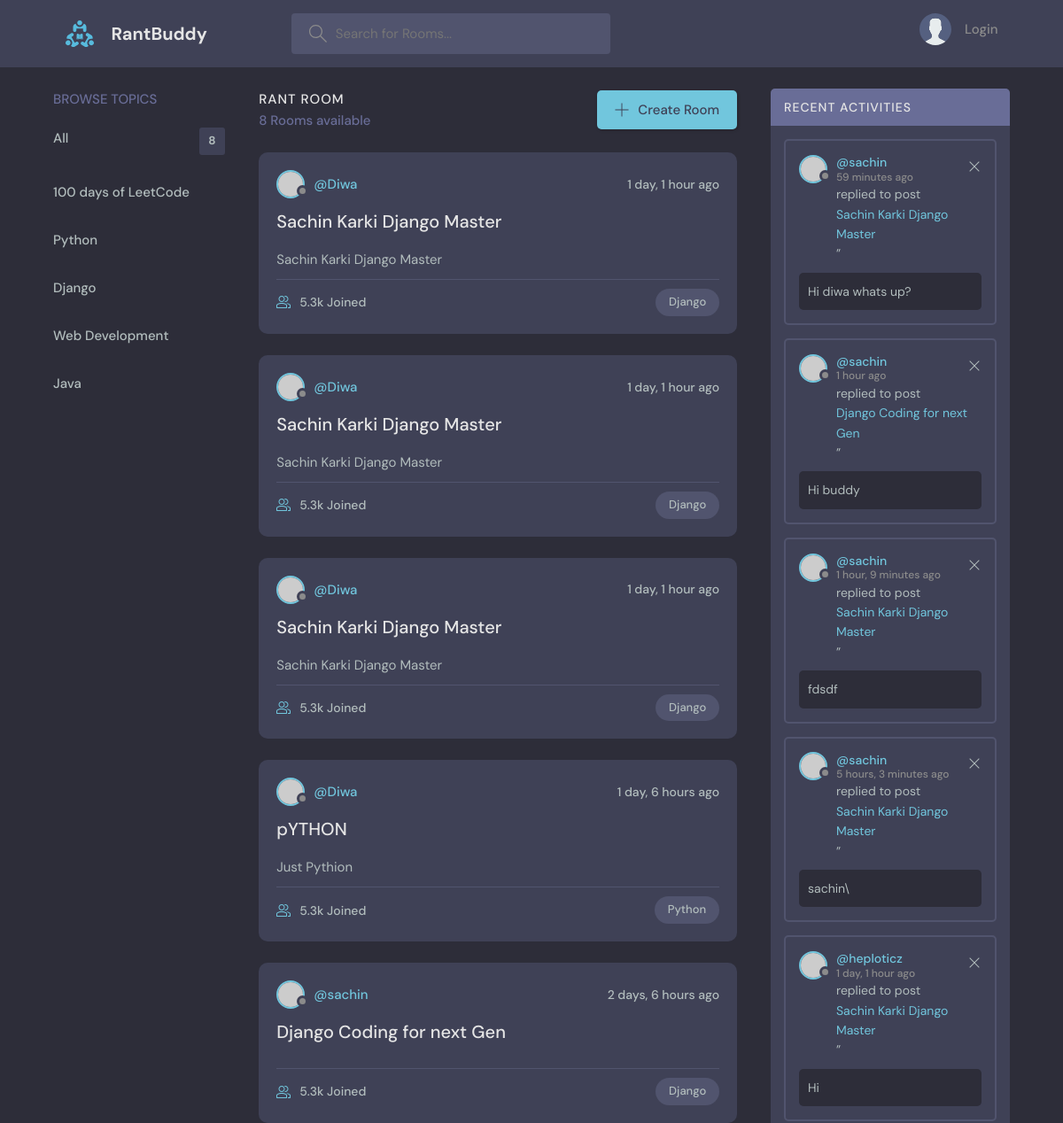
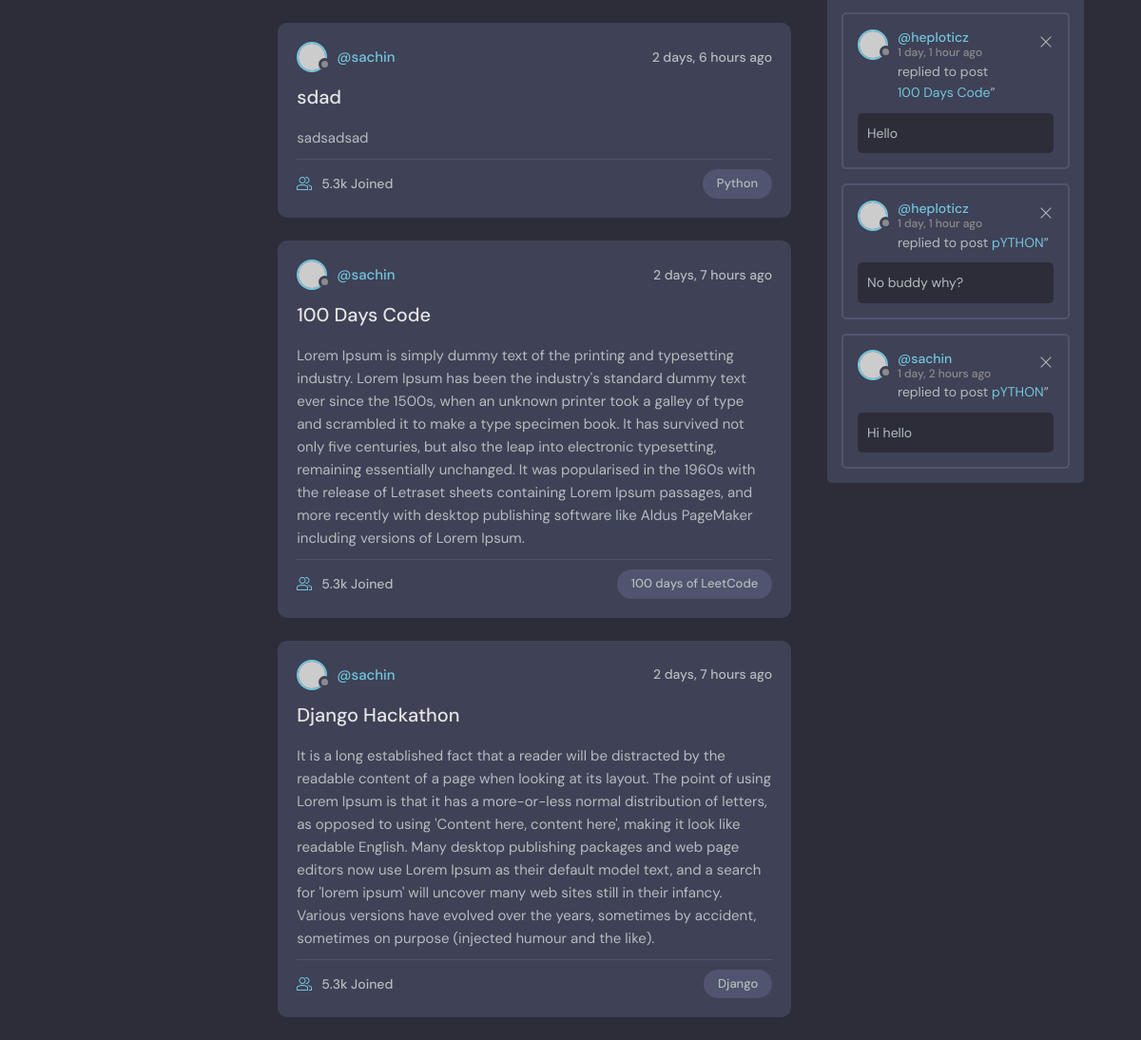
The page / on the database its author committed (2 pictures, top to bottom).
### firstApp/models.py (models this page shows, shortened)
class Topic(models.Model):
    name=models.CharField(max_length=200)
    def __str__(self):
        return self.name

class Room(models.Model):
    host=models.ForeignKey(User,on_delete=models.SET_NULL,null=True)
    topic= models.ForeignKey(Topic,on_delete=models.SET_NULL,null=True)
    name=models.CharField(max_length=200)
    description=models.TextField(null=True,blank=True)
    participants=models.ManyToManyField(User,related_name="participants")
    updated = models.DateTimeField(auto_now=True)
    created= models.DateTimeField(auto_now_add=True)
    class Meta:
        ordering=['-updated','-created']
    def __str__(self):
        return self.name

class Message(models.Model):
    user=models.ForeignKey(User, on_delete=models.CASCADE)
    room=models.ForeignKey(Room, on_delete=models.CASCADE, related_name="messages")
    body=models.TextField()
    updated = models.DateTimeField(auto_now=True)
    created= models.DateTimeField(auto_now_add=True)

### firstApp/views.py (the view)
# urls.py: path("", home, name="home" ),
def home(request):
    page='home'
    q=request.GET.get('q') if request.GET.get('q')!=None else ''
    rooms=Room.objects.filter(Q(topic__name__icontains=q) |
                              Q(name__icontains=q)|
                              Q(description__icontains=q)
                              )
    topics=Topic.objects.all()
    top_hosts = (
        Room.objects.values('host__id','host__username')
        .annotate(room_count=Count('id'))
        .order_by('-room_count')
    )
    room_counts=rooms.count()
    messages=Message.objects.all().order_by('-created','-updated')[:8]
    context={"rooms":rooms,"topics": topics,"room_counts":room_counts,"messages":messages,"hosts":top_hosts,'page':page}
    return render(request,"firstApp/home.html",context=context)

### firstApp/templates/firstApp/home.html
{% extends 'main.html' %}
{% block content %}
<main class="layout layout--3">
      <div class="container">
        {% include 'firstApp/topic_component.html' %}
        {% include 'firstApp/feed_component.html' %}
        {% include 'firstApp/activity_component.html' %}
      </div>
</main>
{% endblock %}

### firstApp/templates/firstApp/topic_component.html
        <div class="topics">
          <div class="topics__header">
            <h2>Browse Topics</h2>
          </div>
          <ul class="topics__list">
            <li>
                <a href="{% url 'home' %}">All <span>8</span></a>
            </li>
            {% for topic in topics %}
            <li>
            <a href="{% url 'home' %}?q={{topic.name}}">{{topic.name}}</a>
            </li>
            {% endfor %}
          </ul>
        </div>

### firstApp/templates/firstApp/feed_component.html (shortened to what this page needs)
<div class="roomList">
    {% if page %}
    <div class="roomList__header">
      <div>
        <h2>Rant Room</h2>
        <p>{{room_counts}} Rooms available</p>
      </div>
      <a class="btn btn--main" href="{% url 'create-room' %}">
        <svg version="1.1" xmlns="http://www.w3.org/2000/svg" width="32" height="32" viewBox="0 0 32 32">
          <title>add</title>
          <path
            d="M16.943 0.943h-1.885v14.115h-14.115v1.885h14.115v14.115h1.885v-14.115h14.115v-1.885h-14.115v-14.115z"
          ></path>
        </svg>
        Create Room
      </a>
    </div>
    {% endif %}
{% for room in rooms %}
    <div class="roomListRoom">
      <div class="roomListRoom__header">
        <a href="{% url 'profile' room.host.id %}" class="roomListRoom__author">
          <div class="avatar avatar--small">
            <img src="https://randomuser.me/api/portraits/women/11.jpg" />
          </div>
          <span>@{{room.host.username}}</span>
        </a>
        <div class="roomListRoom__actions">
          <span>{{room.created|timesince}}  ago</span>
        </div>
      </div>
      <div class="roomListRoom__content">
        <a href="{% url 'room' room.id %}">{{ room.name }}</a>
        <p>
          {{room.description}}
        </p>
      </div>
      <div class="roomListRoom__meta">
        <a href="room.html" class="roomListRoom__joined">
          5.3k Joined
        </a>
        <p class="roomListRoom__topic">{{room.topic.name}}</p>
      </div>
    </div>
{% endfor %}
  </div>

### firstApp/templates/firstApp/activity_component.html
<div class="activities">
    <div class="activities__header">
      <h2>Recent Activities</h2>
    </div>
    {% for message in messages %}
    <div class="activities__box">
      <div class="activities__boxHeader roomListRoom__header">
        <a href="{% url 'profile' message.user.id  %}" class="roomListRoom__author">
          <div class="avatar avatar--small">
            <img src="https://randomuser.me/api/portraits/women/11.jpg" />
          </div>
          <p>
            @{{message.user.username}}
            <span>{{message.created|timesince}} ago</span>
          </p>
        </a>
        <div class="roomListRoom__actions">
          <a href="#">
            <svg version="1.1" xmlns="http://www.w3.org/2000/svg" width="32" height="32" viewBox="0 0 32 32">
              <title>remove</title>
              <path
                d="M27.314 6.019l-1.333-1.333-9.98 9.981-9.981-9.981-1.333 1.333 9.981 9.981-9.981 9.98 1.333 1.333 9.981-9.98 9.98 9.98 1.333-1.333-9.98-9.98 9.98-9.981z"
              ></path>
            </svg>
          </a>
        </div>
      </div>
      <div class="activities__boxContent">
        <p>replied to post <a href="{% url 'room' message.room.id %}">{{message.room}}</a>”</p>
        <div class="activities__boxRoomContent">
            {{message.body}}
        </div>
      </div>
    </div>
    {% endfor %}
  </div>

### rows shown on the page
Topic: name "100 days of LeetCode"
Topic: name "Python"
Topic: name "Django"
Topic: name "Web Development"
Topic: name "Java"
Room: host.username "Diwa", created "1 day, 1 hour", name "Sachin Karki Django Master", description "Sachin Karki Django Master", topic.name "Django"
Room: host.username "Diwa", created "1 day, 1 hour", name "Sachin Karki Django Master", description "Sachin Karki Django Master", topic.name "Django"
Room: host.username "Diwa", created "1 day, 1 hour", name "Sachin Karki Django Master", description "Sachin Karki Django Master", topic.name "Django"
Room: host.username "Diwa", created "1 day, 6 hours", name "pYTHON", description "Just Pythion", topic.name "Python"
Room: host.username "sachin", created "2 days, 6 hours", name "Django Coding for next Gen", topic.name "Django"
Room: host.username "sachin", created "2 days, 6 hours", name "sdad", description "sadsadsad", topic.name "Python"
Room: host.username "sachin", created "2 days, 7 hours", name "100 Days Code", description "Lorem Ipsum is simply dummy text of the printing and typesetting industry. Lorem Ipsum has been the industry's standard dummy text ever since the 1500s, when an unknown printer took a galley of type and scrambled it to make a type specimen book. It has survived not only five centuries, but also the leap into electronic typesetting, remaining essentially unchanged. It was popularised in the 1960s with the release of Letraset sheets containing Lorem Ipsum passages, and more recently with desktop publishing software like Aldus PageMaker including versions of Lorem Ipsum.", topic.name "100 days of LeetCode"
Room: host.username "sachin", created "2 days, 7 hours", name "Django Hackathon", description "It is a long established fact that a reader will be distracted by the readable content of a page when looking at its layout. The point of using Lorem Ipsum is that it has a more-or-less normal distribution of letters, as opposed to using 'Content here, content here', making it look like readable English. Many desktop publishing packages and web page editors now use Lorem Ipsum as their default model text, and a search for 'lorem ipsum' will uncover many web sites still in their infancy. Various versions have evolved over the years, sometimes by accident, sometimes on purpose (injected humour and the like).", topic.name "Django"
Message: user.username "sachin", created "59 minutes", room "Sachin Karki Django Master", body "Hi diwa whats up?"
Message: user.username "sachin", created "1 hour", room "Django Coding for next Gen", body "Hi buddy"
Message: user.username "sachin", created "1 hour, 9 minutes", room "Sachin Karki Django Master", body "fdsdf"
Message: user.username "sachin", created "5 hours, 3 minutes", room "Sachin Karki Django Master", body "sachin\\"
Message: user.username "heploticz", created "1 day, 1 hour", room "Sachin Karki Django Master", body "Hi"
Message: user.username "heploticz", created "1 day, 1 hour", room "100 Days Code", body "Hello"
Message: user.username "heploticz", created "1 day, 1 hour", room "pYTHON", body "No buddy why?"
Message: user.username "sachin", created "1 day, 2 hours", room "pYTHON", body "Hi hello"

### other values the page prints
{{ room_counts }} "8"
